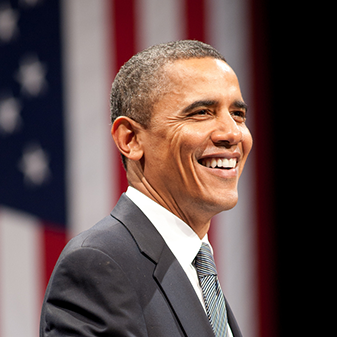
#> input picture Part 1/Week_1/images/obama.jpg, 337 x 337 px
$ python luminance.py
#> lines starting #> are read from the running program, lines starting #| are printed output that depends on the picture
try:
    import cv2
    import numpy as np
    from matplotlib import pyplot as plt
except:
    print ("please install the dependencies \n using command pip3 install requirements.txt")

image=cv2.imread("images/obama.jpg")  #reading the image into opencv
#> image is the input picture: shape (337, 337, 3); mean B, G, R 76.1, 77.4, 96.7

image_bw=cv2.cvtColor(image,cv2.COLOR_BGR2GRAY)
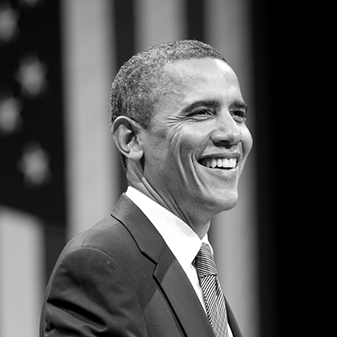
#> image_bw: shape (337, 337); min 0, max 255, mean 83
image_hsv=cv2.cvtColor(image,cv2.COLOR_BGR2HSV)
#> image_hsv: shape (337, 337, 3); mean H, S, V 78.9, 76.2, 99.9

hist = cv2.calcHist([image],[0],None,[256],[0,256]) #Calculating histogram of the image
#> hist = 256 values, max 21918 at index 0, min 8 at index 213, mean 443.6

cdf = hist.cumsum() #calculating the CDF of the histogram
#> cdf = 256 values from 21918 to 113569

plt.subplot(121) #to plot the histogram using matplotlib
plt.plot(hist)
plt.suptitle('Before and After histogram normalisation', fontsize=14) #histogram title


m=cdf.min()
#> m = 21918
d=(image_bw.shape[0]*image_bw.shape[1])-m
#> d = 91651
cdf_norm=((cdf-m)/d)*255
#> cdf_norm = 256 values from 0 to 255
cdf_norm=cdf_norm.astype("uint8")

normalised_image=cdf_norm[image_bw] #mapping the ouput of cdf with the input image
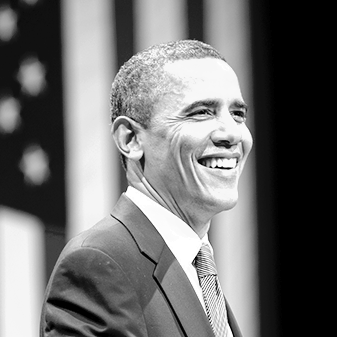
#> normalised_image: shape (337, 337); min 0, max 255, mean 110.5
#Calculating histogram of the nomalised image
hist = cv2.calcHist([normalised_image],[0],None,[256],[0,256])
#> hist = 256 values, max 20814 at index 0, min 0 at index 1, mean 443.6
cdf = hist.cumsum()
#> cdf = 256 values from 20814 to 113569

plt.subplot(122) #to plot the histogram using matplotlib
plt.plot(hist)
plt.show()
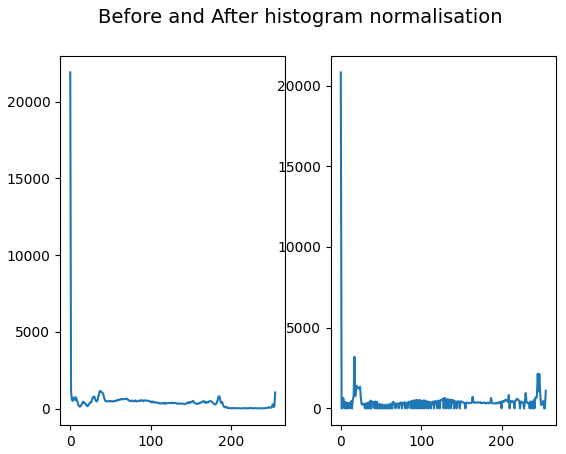
#> figure drawn by matplotlib, 2 panels; panel 1: curve peaks at x = 0, y = 21918; panel 2: curve peaks at x = 0, y = 20814


#histogram normalisation using opencv
normalised_image_2=cv2.equalizeHist(image_bw)

#brightness
new_image=cv2.cvtColor(image,cv2.COLOR_BGR2HSV)  #converting the image to HSV and increasing only the Value part of the image (3rd channel)
value=25 #brightness increment value
new_image[:,:,2]=np.where((255-new_image[:,:,2]) <value,255,new_image[:,:,2]+value)
#> new_image: shape (337, 337, 3); mean H, S, V 78.9, 76.2, 123.7
new_image=cv2.cvtColor(new_image,cv2.COLOR_HSV2BGR)
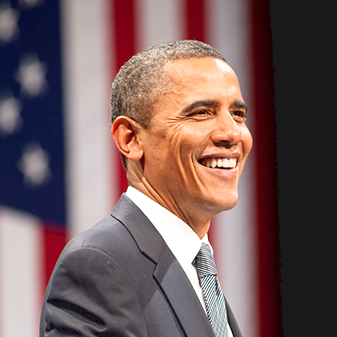
#> new_image: shape (337, 337, 3); mean B, G, R 94.8, 94.6, 118.5

#saturation
new_image2=cv2.cvtColor(image,cv2.COLOR_BGR2HSV)  #converting the image to HSV and increasing only the Value part of the image (3rd channel)
value=25 #saturation increment value
new_image2[:,:,1]=np.where((180-new_image2[:,:,1]) <value,180,new_image2[:,:,1]+value)
#> new_image2: shape (337, 337, 3); mean H, S, V 78.9, 79.4, 99.9
new_image2=cv2.cvtColor(new_image2,cv2.COLOR_HSV2BGR)

cv2.imshow("Black and White ,Histogram Normalised , Histogram Normalised using OpenCv",np.hstack((image_bw,normalised_image,normalised_image_2)))
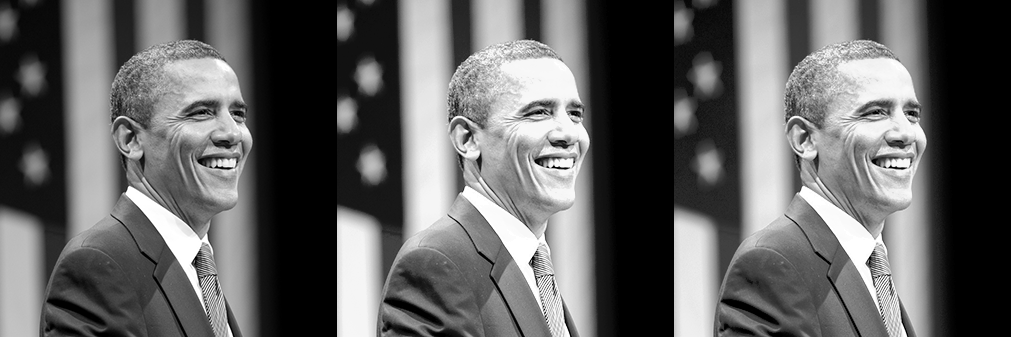
#> window 'Black and White ,Histogram Nor': shape (337, 1011); min 0, max 255, mean 99.4
cv2.imshow("orignal image , brightness increased image",np.hstack((image,new_image)))  #To show the ouput
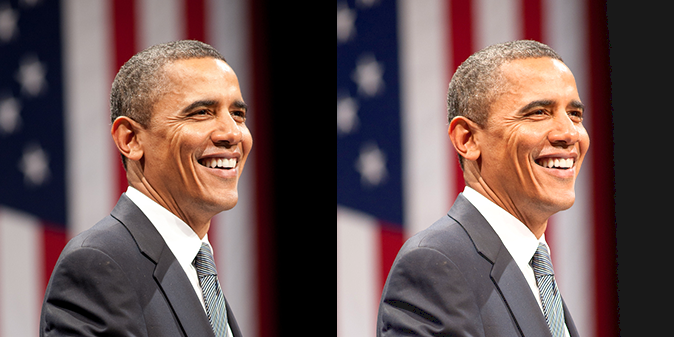
#> window 'orignal image , brightness inc': shape (337, 674, 3); mean B, G, R 85.5, 86, 107.6
cv2.imshow("orignal image , saturation increased image",np.hstack((image,new_image2)))  #To show the ouput
cv2.imshow("RGB image , HSV image",np.hstack((image,image_hsv)))
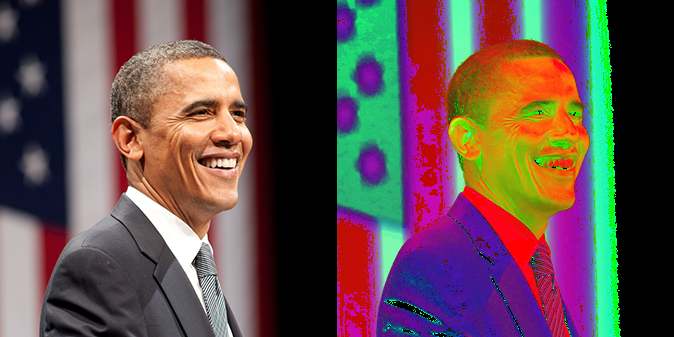
#> window 'RGB image , HSV image': shape (337, 674, 3); mean B, G, R 77.5, 76.8, 98.3

cv2.waitKey(0)   #to keep the ouput window to open
cv2.destroyAllWindows() #pressing anykey to close the ouput windows

$ run again, with Part 1/Week_1/images/trump.jpg copied over Part 1/Week_1/images/obama.jpg
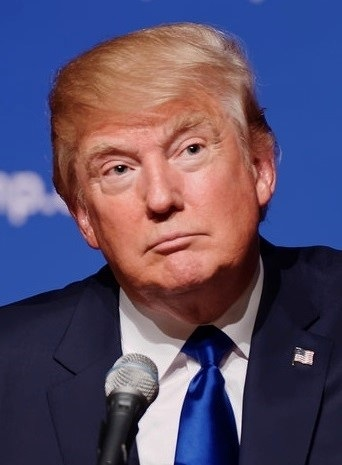
#> input picture Part 1/Week_1/images/trump.jpg, 342 x 465 px
#> image is the input picture: shape (465, 342, 3); mean B, G, R 104.9, 77.8, 89.5
#> image_hsv: shape (465, 342, 3); mean H, S, V 83.8, 136.2, 130.8
#> `hist = cv2.calcHist([image],[0],None,[256],[0,256])`: hist = 256 values, max 7156 at index 162, min 4 at index 250, mean 621.2
#> `cdf = hist.cumsum()`: cdf = 256 values from 202 to 159030
#> m = 202
#> d = 158828
#> cdf_norm = 256 values from 0 to 255
#> `normalised_image=cdf_norm[image_bw]`:
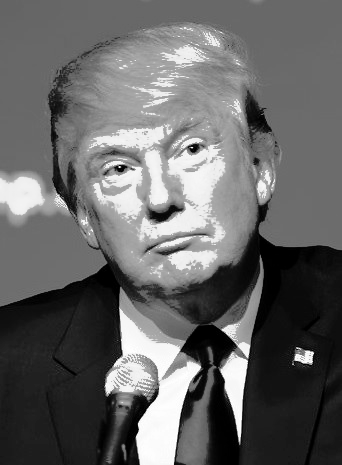
#> normalised_image: shape (465, 342); min 0, max 254, mean 102
#> `hist = cv2.calcHist([normalised_image],[0],None,[256],[0,256])`: hist = 256 values, max 12573 at index 104, min 0 at index 23, mean 621.2
#> `cdf = hist.cumsum()`: cdf = 256 values from 2633 to 159030
#> `cv2.imshow("RGB image , HSV image",np.hstack((image,image_hsv)))`:
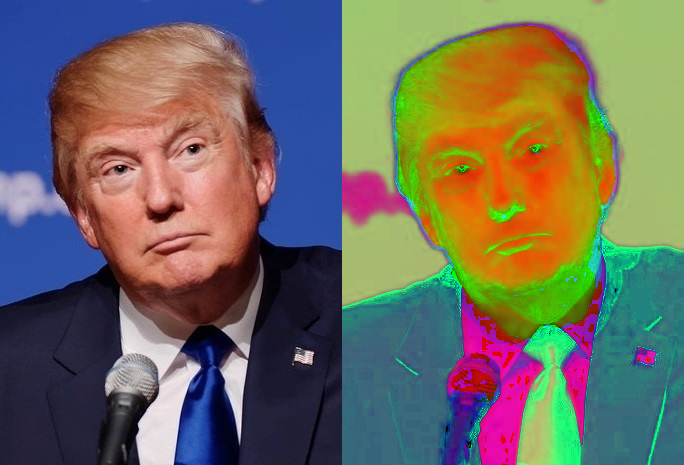
#> window 'RGB image , HSV image': shape (465, 684, 3); mean B, G, R 94.4, 107, 110.2

$ run again, with Part 1/Week_1/images/underexposed.jpg copied over Part 1/Week_1/images/obama.jpg
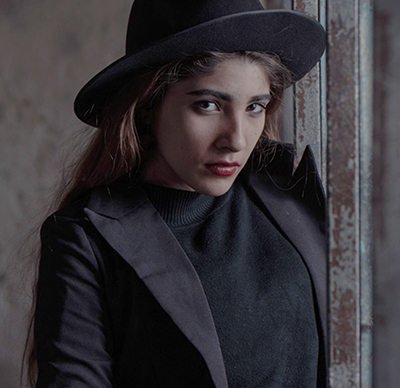
#> input picture Part 1/Week_1/images/underexposed.jpg, 400 x 388 px
#> image is the input picture: shape (388, 400, 3); mean B, G, R 57.2, 52.8, 56.3
#> image_hsv: shape (388, 400, 3); mean H, S, V 91.4, 44.9, 60.8
#> `hist = cv2.calcHist([image],[0],None,[256],[0,256])`: hist = 256 values, max 4359 at index 7, min 0 at index 173, mean 606.2
#> `cdf = hist.cumsum()`: cdf = 256 values from 423 to 155200
#> m = 423
#> d = 154777
#> cdf_norm = 256 values from 0 to 255
#> `normalised_image=cdf_norm[image_bw]`:
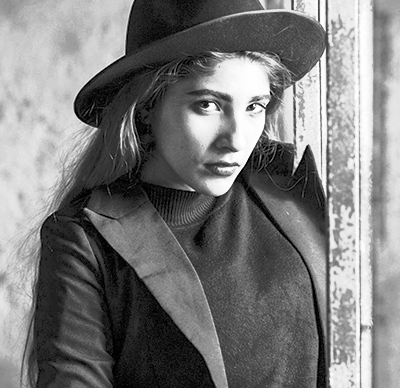
#> normalised_image: shape (388, 400); min 0, max 254, mean 122.8
#> `hist = cv2.calcHist([normalised_image],[0],None,[256],[0,256])`: hist = 256 values, max 4351 at index 27, min 0 at index 2, mean 606.2
#> `cdf = hist.cumsum()`: cdf = 256 values from 519 to 155200
#> `cv2.imshow("RGB image , HSV image",np.hstack((image,image_hsv)))`:
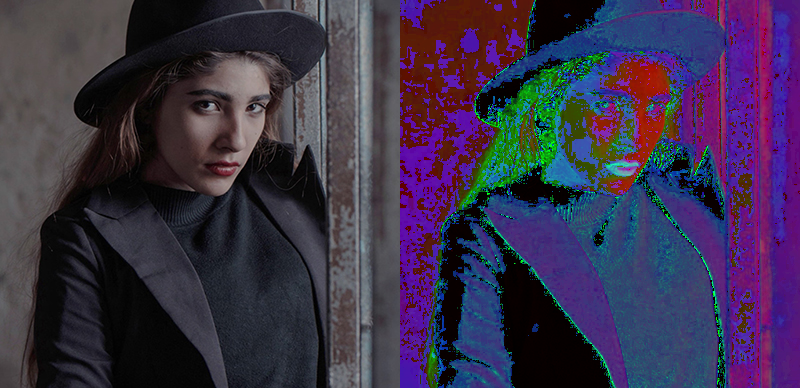
#> window 'RGB image , HSV image': shape (388, 800, 3); mean B, G, R 74.3, 48.9, 58.5
